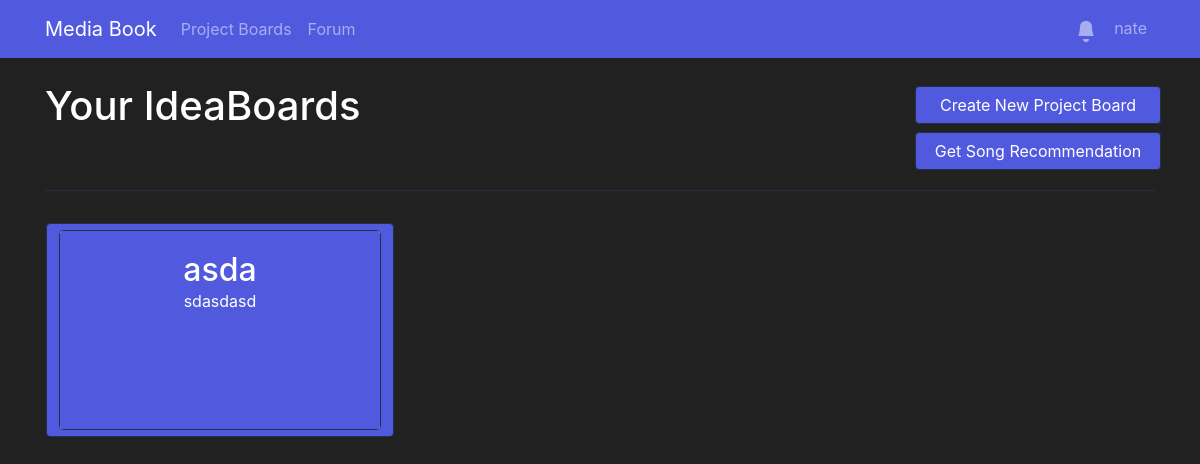
Before: /boards/ (signed in) with the older database file.
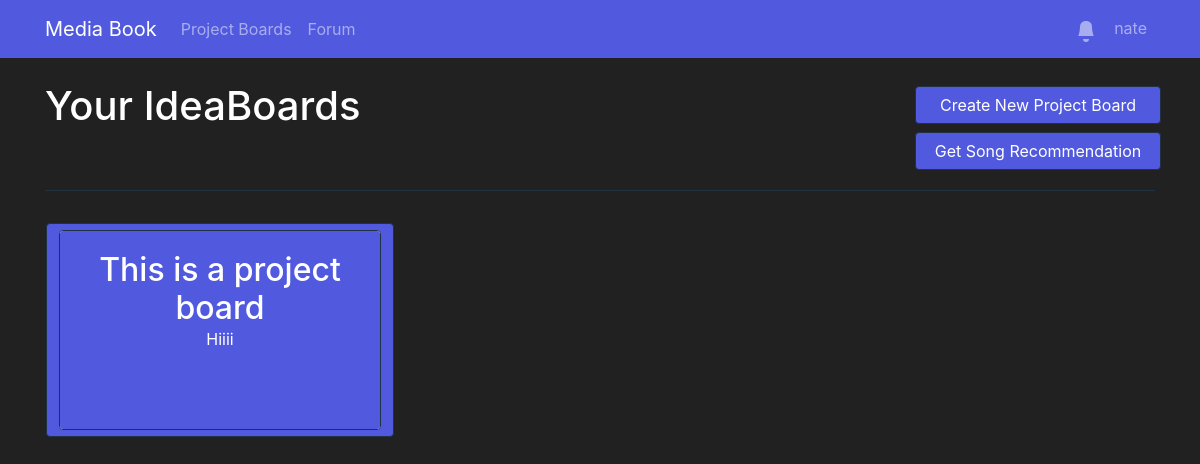
After: the same page with the newer database file.
### IdeaBoards/models.py (models this page shows, shortened)
class IdeaBoard(models.Model):
    title = models.CharField(max_length=64)
    description = models.TextField(blank=True, default='', max_length=128)
    is_public = models.BooleanField(default=False)
    created_at = models.DateTimeField(auto_now_add=True)
    updated_at = models.DateTimeField(auto_now=True)
    user = models.ForeignKey(User, on_delete=models.CASCADE)

### IdeaBoards/views.py (the view, shortened to what this page needs)
# urls.py: path('', views.IdeaBoards_Home, name='IdeaBoards_Home'),
def IdeaBoards_Home(request):
    if request.user.is_authenticated:
        print(request.POST, request.method)
        print(request.body.decode('utf-8'))
        if request.method == "GETRECC":
            genre_name = json.loads(request.body.decode('utf-8'))[0]["genreName"] #parsing the javascript data
            if genre_name:
                data = get_recc(genre_name) #calling the function from spotify.py
                response_data = {'message': data}
                return JsonResponse(response_data) #returning the output to javascript
        form = NewIdeaBoardForm(instance=request.user)
        boards = IdeaBoard.objects.filter(user=request.user)
        error_message = request.session.pop('error_messages', None)
        return render(request, 'ideaboard.html', {'boards': boards, 'form': form, 'error_message': error_message})
    else:
        return redirect('home')

### Forum/context_processors.py (called while the page is built)
def notifications(request):
    if request.user.is_authenticated:
        return {
            'global_notifications': Notification.objects.filter(to_user=request.user, is_read=False).order_by('-date')
        }
    return {}

### IdeaBoards/templates/ideaboard.html (shortened to what this page needs)
{% extends 'base.html' %}
{% load static %}
{% block stylesheets %}
    <link rel="stylesheet" href="{% static 'css/ideaboard.css' %}">
{% endblock %}
{% block content %}
    <div>
        <div class="row justify-content-center justify-content-md-between">
            <h1 class="col-md-4 page-title">Your IdeaBoards</h1>
            <div class="col-md-3 row pr-4 justify-content-md-end">
                <button  type="button" class="btn btn-primary col-md-12 mx-auto" id="create-new-board" data-toggle="modal" data-target="#createBoard">
                    Create New Project Board
                </button>
                <button  type="button" class="btn btn-primary col-md-12 mx-auto" id="get-rec-modal-button" data-toggle="modal" data-target="#getRecc">
                    Get Song Recommendation
                </button>
            </div>
        </div>
        <hr>
        <div class="row">
            {% if boards %}
                {% for board in boards %}
                    <div class="col-md-4 px-3 py-3">
                        <button id="board-{{ forloop.counter }}"  data-url="{{ board.id }}" role='button' class="btn btn-outline-primary btn-size">
                            <div class="card card-custom">
                                <div class="card-body">
                                    <h2 id="board-{{ forloop.counter }}-title" class='card-title'>{{ board.title }}</h2>
                                    <p id="board-{{ forloop.counter }}-description" class='card-description pb-2'>{{ board.description }}</p>
                                </div>
                            </div>
                        </button>
                    </div>
                {% endfor %}
            {% else %}
                <div class='card mx-auto'>
                    <div class='card-body'>
                        <h1 class='card-text text-center'>You don't have any boards yet.</h1>
                    </div>
                </div>
            {% endif %}
        </div>
    </div>
{% endblock %}

Changed rows visible on the page:
removed IdeaBoard: title "asda", description "sdasdasd"
added IdeaBoard: title "This is a project board", description "Hiiii"
